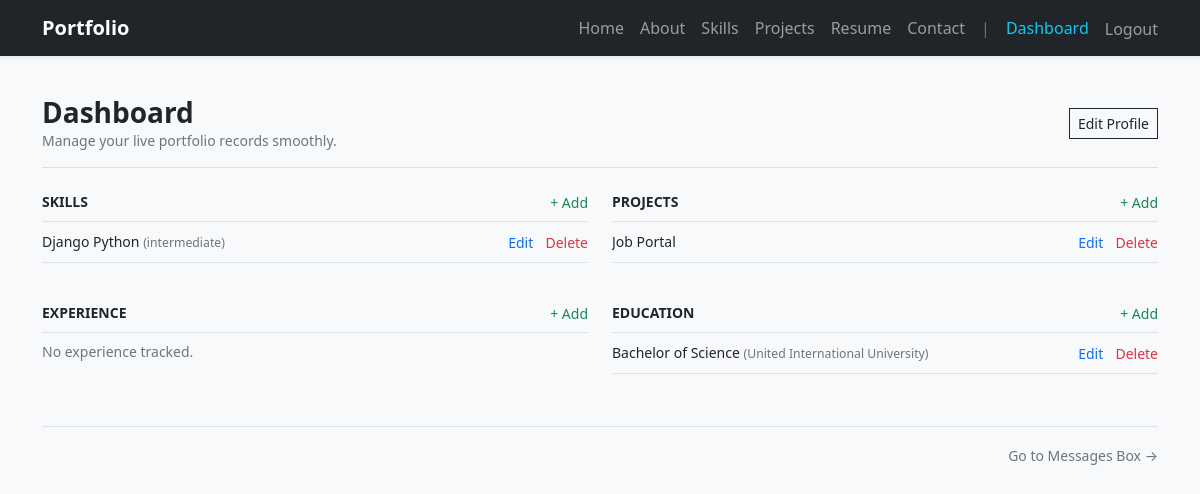
The page /dashboard/ (signed in) on the database its author committed.
### porfolioApp/models.py (models this page shows, shortened)
class SkillModel(models.Model):
    LEVEL_CHOICES = [
        ('beginner', 'Beginner'),
        ('intermediate', 'Intermediate'),
        ('advanced', 'Advanced'),
        ('expert', 'Expert'),
    ]
    user = models.ForeignKey(settings.AUTH_USER_MODEL, on_delete=models.CASCADE)
    name = models.CharField(max_length=120)
    level = models.CharField(max_length=20, choices=LEVEL_CHOICES, default='intermediate')

class ProjectModel(models.Model):
    user = models.ForeignKey(settings.AUTH_USER_MODEL, on_delete=models.CASCADE)
    title = models.CharField(max_length=255)
    description = models.TextField()
    skills_set = models.CharField(max_length=255, blank=True, help_text="Technologies used (e.g. Python, Django)")
    github_link = models.URLField(blank=True, null=True, verbose_name='GitHub Link')
    created_at = models.DateField(auto_now_add=True)

class EducationModel(models.Model):
    user = models.ForeignKey(settings.AUTH_USER_MODEL, on_delete=models.CASCADE)
    degree = models.CharField(max_length=255)
    institution = models.CharField(max_length=255)
    start_date = models.DateField(blank=True, null=True)
    end_date = models.DateField(blank=True, null=True)

### porfolioApp/views.py (the view)
# urls.py: path('dashboard/', views.dashboard, name='dashboard'),
@login_required
def dashboard(request):
    user = request.user
    skills = SkillModel.objects.filter(user=user)
    projects = ProjectModel.objects.filter(user=user)
    experiences = ExperienceModel.objects.filter(user=user)
    education = EducationModel.objects.filter(user=user)
    return render(request, 'dashbord.html', {
        'skills': skills,
        'projects': projects,
        'experiences': experiences,
        'education': education,
        'skills_count': skills.count(),
        'projects_count': projects.count(),
        'experiences_count': experiences.count(),
        'education_count': education.count(),
    })

### porfolioApp/templates/dashbord.html (shortened to what this page needs)
{% extends 'master/base.html' %}
{% block body %}
<div class="py-3">
    <div class="d-flex justify-content-between align-items-center border-bottom pb-3 mb-4">
        <div>
            <h3 class="fw-bold text-dark mb-0">Dashboard</h3>
            <p class="text-muted small mb-0">Manage your live portfolio records smoothly.</p>
        </div>
        <div>
            <a class="btn btn-outline-dark btn-sm rounded-0" href="{% url 'profile_edit' %}">Edit Profile</a>
        </div>
    </div>
    <div class="row g-4">
        <div class="col-md-6 mb-3">
            <div class="d-flex justify-content-between align-items-center mb-2">
                <h5 class="fw-bold text-dark mb-0 small text-uppercase">Skills</h5>
                <a class="text-success text-decoration-none small" href="{% url 'skill_create' %}">+ Add</a>
            </div>
            <div class="border-top">
                {% for skill in skills %}
                    <div class="d-flex justify-content-between align-items-center border-bottom py-2">
                        <span class="small text-dark">{{ skill.name }} <small class="text-muted">({{ skill.level }})</small></span>
                        <div>
                            <a class="text-primary text-decoration-none small me-2" href="{% url 'skill_edit' skill.pk %}">Edit</a>
                            <a class="text-danger text-decoration-none small" href="{% url 'skill_delete' skill.pk %}">Delete</a>
                        </div>
                    </div>
                {% empty %}
                    <p class="text-muted small py-2">No skills registered.</p>
                {% endfor %}
            </div>
        </div>
        <div class="col-md-6 mb-3">
            <div class="d-flex justify-content-between align-items-center mb-2">
                <h5 class="fw-bold text-dark mb-0 small text-uppercase">Projects</h5>
                <a class="text-success text-decoration-none small" href="{% url 'project_create' %}">+ Add</a>
            </div>
            <div class="border-top">
                {% for project in projects %}
                    <div class="d-flex justify-content-between align-items-center border-bottom py-2">
                        <span class="small text-dark text-truncate style-title" style="max-width: 60%;">{{ project.title }}</span>
                        <div>
                            <a class="text-primary text-decoration-none small me-2" href="{% url 'project_edit' project.pk %}">Edit</a>
                            <a class="text-danger text-decoration-none small" href="{% url 'project_delete' project.pk %}">Delete</a>
                        </div>
                    </div>
                {% empty %}
                    <p class="text-muted small py-2">No projects registered.</p>
                {% endfor %}
            </div>
        </div>
        <div class="col-md-6 mb-3">
            <div class="d-flex justify-content-between align-items-center mb-2">
                <h5 class="fw-bold text-dark mb-0 small text-uppercase">Experience</h5>
                <a class="text-success text-decoration-none small" href="{% url 'experience_create' %}">+ Add</a>
            </div>
            <div class="border-top">
                {% for experience in experiences %}
                    <div class="d-flex justify-content-between align-items-center border-bottom py-2">
                        <span class="small text-dark">{{ experience.role }} <small class="text-muted">({{ experience.company }})</small></span>
                        <div>
                            <a class="text-primary text-decoration-none small me-2" href="{% url 'experience_edit' experience.pk %}">Edit</a>
                            <a class="text-danger text-decoration-none small" href="{% url 'experience_delete' experience.pk %}">Delete</a>
                        </div>
                    </div>
                {% empty %}
                    <p class="text-muted small py-2">No experience tracked.</p>
                {% endfor %}
            </div>
        </div>
        <div class="col-md-6 mb-3">
            <div class="d-flex justify-content-between align-items-center mb-2">
                <h5 class="fw-bold text-dark mb-0 small text-uppercase">Education</h5>
                <a class="text-success text-decoration-none small" href="{% url 'education_create' %}">+ Add</a>
            </div>
            <div class="border-top">
                {% for education_item in education %}
                    <div class="d-flex justify-content-between align-items-center border-bottom py-2">
                        <span class="small text-dark">{{ education_item.degree }} <small class="text-muted">({{ education_item.institution }})</small></span>
                        <div>
                            <a class="text-primary text-decoration-none small me-2" href="{% url 'education_edit' education_item.pk %}">Edit</a>
                            <a class="text-danger text-decoration-none small" href="{% url 'education_delete' education_item.pk %}">Delete</a>
                        </div>
                    </div>
                {% empty %}
                    <p class="text-muted small py-2">No credentials listed.</p>
                {% endfor %}
            </div>
        </div>
    </div>
    <div class="border-top mt-4 pt-3 text-end">
        <a href="{% url 'messages_view' %}" class="text-muted text-decoration-none small">Go to Messages Box &rarr;</a>
    </div>
</div>
{% endblock body %}

### rows shown on the page
SkillModel: name "Django Python", level "intermediate"
ProjectModel: title "Job Portal"
EducationModel: degree "Bachelor of Science", institution "United International University"
